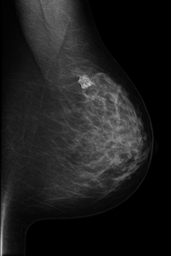
#> input picture mammogram.png, 171 x 256 px, shrunk from 1024 x 1536 before the run
$ jupyter execute tp_mammographie.ipynb   (older library calls are emulated)
#> lines starting #> are read from the running program, lines starting #| are printed output that depends on the picture; after the words box and inside, x2 and y2 are one past the last pixel; in counts of white or black regions, pixels touching at a corner belong together
# TP3 : Traitement d'images mammographiques

Notebook converti depuis `tp_mammographie.py`. Exécuter les cellules dans l'ordre. Placez `mammogram.png` dans le même dossier que ce notebook.

[cell 1]
import os
import heapq
from collections import Counter

import numpy as np
import cv2
import matplotlib.pyplot as plt

OUTPUT_DIR = "image_resultat"
os.makedirs(OUTPUT_DIR, exist_ok=True)


# Partie 1 : chargement et analyse de l'image
def load_image(filename):
#> called with filename = 'mammogram.png'
    img = cv2.imread(filename, cv2.IMREAD_GRAYSCALE)
#> img: shape (256, 171); min 0, max 192, mean 29
#| Min: 0, Max: 192, Moyenne: 29.03
    if img is None:
        raise ValueError(f"Image not found: {filename}")
    return img


def show_image(img, title="Image"):
    plt.figure(figsize=(6, 6))
    plt.imshow(img, cmap="gray")
    plt.title(title)
    plt.axis("off")
    plt.show()


def analyze_histogram(img, title="Analyse de l'image"):
    """Affiche les statistiques basiques et l'histogramme de l'image."""
    print(f"--- Analyse Statistiques de {title} ---")
    print(f"Min: {img.min()}, Max: {img.max()}, Moyenne: {img.mean():.2f}")

    plt.figure(figsize=(10, 4))
    plt.subplot(1, 2, 1)
    plt.imshow(img, cmap="gray")
    plt.title(title)
    plt.axis("off")

    plt.subplot(1, 2, 2)
    plt.hist(img.ravel(), bins=256, range=[0, 256], color="black")
    plt.title("Histogramme")
    plt.xlabel(f"Niveaux de gris \nMin: {img.min()} | Max: {img.max()} | Moy: {img.mean():.1f}")
    plt.ylabel("Fréquence")
    plt.tight_layout()
    plt.savefig(os.path.join(OUTPUT_DIR, "partie1_histogramme.png"))
    plt.show()


# Partie 2 : segmentation et transformations d'histogramme
def dynamic_expansion(img, new_min=0, new_max=255):
    """Expansion de dynamique (étirement linéaire de l'histogramme)."""
#> called with new_min = 0, new_max = 255
    i_min, i_max = float(img.min()), float(img.max())
#> i_min = 0; i_max = 192
    if i_max == i_min:
        return img.copy()
    expanded = (img - i_min) * ((new_max - new_min) / (i_max - i_min)) + new_min
    return np.clip(expanded, new_min, new_max).astype(np.uint8)
#| Min: 0, Max: 255, Moyenne: 38.22


def histogram_equalization(img):
    """Égalisation globale basée sur la fonction de répartition cumulative (CDF)."""
    hist, bins = np.histogram(img.flatten(), 256, [0, 256])
#> hist = 256 values, max 14623 at index 0, min 0 at index 160, mean 171; bins = 257 values from 0 to 256
    cdf = hist.cumsum()
#> cdf = 256 values from 14623 to 43776
    cdf_m = np.ma.masked_equal(cdf, 0)
    cdf_m = (cdf_m - cdf_m.min()) * 255 / (cdf_m.max() - cdf_m.min())
    cdf = np.ma.filled(cdf_m, 0).astype("uint8")
#> cdf = 256 values from 0 to 255
    return cdf[img]
#| Min: 0, Max: 255, Moyenne: 85.54


def histogram_specification(img, reference):
    """Mise en correspondance d'histogramme (spécification)."""
    hist_src, _ = np.histogram(img.flatten(), 256, [0, 256])
#> hist_src has the same summary as hist in histogram_equalization
    hist_ref, _ = np.histogram(reference.flatten(), 256, [0, 256])
#> hist_ref = 256 values, max 14623 at index 0, min 0 at index 4, mean 171

    cdf_src = hist_src.cumsum() / hist_src.sum()
#> cdf_src = 256 values from 0.334 to 1
    cdf_ref = hist_ref.cumsum() / hist_ref.sum()
#> cdf_ref = 256 values from 0.334 to 1

    lut = np.zeros(256, dtype=np.uint8)
    for gray_level in range(256):
        diff = np.abs(cdf_src[gray_level] - cdf_ref)
        lut[gray_level] = np.argmin(diff)
#> after the loop, lut = 256 values from 0 to 255
#| Min: 0, Max: 255, Moyenne: 38.22

    return lut[img]


# Partie 3 : réduction du bruit
def add_gaussian_noise(img, mean=0, sigma=25, seed=42):
    """Ajoute un bruit gaussien à l'image."""
#> called with mean = 0, sigma = 25, seed = 42
    np.random.seed(seed)
    gauss = np.random.normal(mean, sigma, img.shape)
    noisy = img.astype(np.float32) + gauss
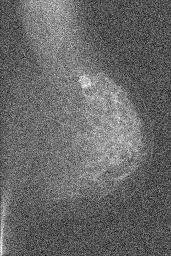
#> noisy: shape (256, 171) float64; min -107.4, max 226.4, mean 29; drawn with min black and max white
    return np.clip(noisy, 0, 255).astype(np.uint8)
#| Min: 0, Max: 226, Moyenne: 33.23


def add_salt_and_pepper_noise(img, amount=0.05, seed=42):
    """Ajoute un bruit impulsionnel (sel et poivre)."""
#> called with amount = 0.05, seed = 42
    np.random.seed(seed)
    noisy = img.copy()
    num_salt = np.ceil(amount * img.size * 0.5)
#> num_salt = 1095
    num_pepper = np.ceil(amount * img.size * 0.5)
#> num_pepper = 1095

    coords = [np.random.randint(0, i - 1, int(num_salt)) for i in img.shape]
    noisy[tuple(coords)] = 255
    coords = [np.random.randint(0, i - 1, int(num_pepper)) for i in img.shape]
    noisy[tuple(coords)] = 0
#| Min: 0, Max: 255, Moyenne: 33.75
    return noisy


def mean_filter(img, ksize=3):
    """Filtre moyenneur fait maison."""
#> called with ksize = 3
    pad = ksize // 2
    padded = np.pad(img, pad, mode="reflect")
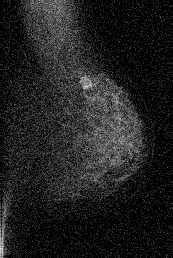
#> padded: shape (258, 173); min 0, max 226, mean 33.1
    output = np.zeros_like(img, dtype=np.float32)

    for i in range(img.shape[0]):
        for j in range(img.shape[1]):
            region = padded[i : i + ksize, j : j + ksize]
            output[i, j] = np.mean(region)
    return output.astype(np.uint8)
#| Min: 0, Max: 195, Moyenne: 32.83


def gaussian_filter(img, ksize=3, sigma=1.0):
    """Filtre gaussien fait maison."""
#> called with ksize = 3, sigma = 1
    pad = ksize // 2
    ax = np.linspace(-(ksize // 2), ksize // 2, ksize)
    gauss = np.exp(-0.5 * np.square(ax) / np.square(sigma))
    kernel = np.outer(gauss, gauss)
    kernel /= kernel.sum()

    padded = np.pad(img, pad, mode="reflect")
    output = np.zeros_like(img, dtype=np.float32)

    for i in range(img.shape[0]):
        for j in range(img.shape[1]):
            region = padded[i : i + ksize, j : j + ksize]
            output[i, j] = np.sum(region * kernel)
    return output.astype(np.uint8)
#| Min: 0, Max: 189, Moyenne: 32.76


def median_filter(img, ksize=3):
    """Filtre médian fait maison."""
#> called with ksize = 3
    pad = ksize // 2
    padded = np.pad(img, pad, mode="reflect")
    output = np.zeros_like(img, dtype=np.uint8)

    for i in range(img.shape[0]):
        for j in range(img.shape[1]):
            region = padded[i : i + ksize, j : j + ksize]
            output[i, j] = np.median(region)
#| Min: 0, Max: 190, Moyenne: 28.93
    return output


# Partie 4 : binarisation et morphologie
def binarize_image(img, threshold):
    """Binarisation de l'image selon un seuil donné."""
#> called with threshold = 128
    return np.where(img >= threshold, 255, 0).astype(np.uint8)
#> returned value: shape (256, 171); 33.7% white; 44 white regions (40 under 20 px), largest, box (x1, y1, x2, y2) and area: (20, 0, 148, 200) 14032, (0, 181, 13, 256) 521, (30, 115, 39, 134) 55, (10, 142, 19, 154) 21
#| Min: 0, Max: 255, Moyenne: 85.82
#> in erosion, `padded = np.pad(img, ((pad_h, pad_h), (pad_w, pad_w)), mode="constant"..`: padded: shape (258, 173); 33% white; 44 white regions (40 under 20 px), largest, box (x1, y1, x2, y2) and area: (21, 1, 149, 201) 14032, (1, 182, 14, 257) 521, (31, 116, 40, 135) 55, (11, 143, 20, 155) 21
#> after the loop in erosion, `for i in range(img.shape[0]):`: output: shape (256, 171); 30.3% white; 17 white regions (15 under 20 px), largest, box (x1, y1, x2, y2) and area: (21, 1, 143, 199) 12865, (1, 184, 11, 255) 357
#| Min: 0, Max: 255, Moyenne: 77.33
#> after the loop in dilation, `for i in range(img.shape[0]):`: output: shape (256, 171); 36.9% white; 19 white regions (12 under 20 px), largest, box (x1, y1, x2, y2) and area: (19, 0, 150, 201) 15175, (0, 179, 14, 256) 651, (8, 141, 36, 160) 98
#| Min: 0, Max: 255, Moyenne: 94.00


def erosion(img, kernel):
    """Érosion morphologique."""
    k_h, k_w = kernel.shape
    pad_h, pad_w = k_h // 2, k_w // 2
    padded = np.pad(img, ((pad_h, pad_h), (pad_w, pad_w)), mode="constant", constant_values=0)
    output = np.zeros_like(img)

    for i in range(img.shape[0]):
        for j in range(img.shape[1]):
            region = padded[i : i + k_h, j : j + k_w]
            if np.all(region[kernel == 1] == 255):
                output[i, j] = 255
    return output


def dilation(img, kernel):
    """Dilatation morphologique."""
    k_h, k_w = kernel.shape
    pad_h, pad_w = k_h // 2, k_w // 2
    padded = np.pad(img, ((pad_h, pad_h), (pad_w, pad_w)), mode="constant", constant_values=0)
    output = np.zeros_like(img)

    for i in range(img.shape[0]):
        for j in range(img.shape[1]):
            region = padded[i : i + k_h, j : j + k_w]
            if np.any(region[kernel == 1] == 255):
                output[i, j] = 255
    return output


def opening(img, kernel):
    """Ouverture morphologique (érosion puis dilatation)."""
    return dilation(erosion(img, kernel), kernel)
#> in dilation (call 2), `k_h, k_w = kernel.shape`: k_h = 3
#> in dilation (call 2), `pad_h, pad_w = k_h // 2, k_w // 2`: pad_h = 1
#> in dilation (call 2), `padded = np.pad(img, ((pad_h, pad_h), (pad_w, pad_w)), mode="constant"..`: padded: shape (258, 173); 29.7% white; 17 white regions (15 under 20 px), largest, box (x1, y1, x2, y2) and area: (22, 2, 144, 200) 12865, (2, 185, 12, 256) 357
#> after the loop in dilation (call 2), `for i in range(img.shape[0]):`:
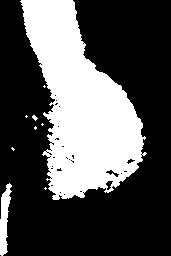
#> output: shape (256, 171); 32.7% white; 9 white regions (6 under 20 px), largest, box (x1, y1, x2, y2) and area: (20, 0, 147, 200) 13748, (0, 183, 12, 256) 504, (32, 115, 38, 121) 20
#| Min: 0, Max: 255, Moyenne: 83.35


def closing(img, kernel):
    """Fermeture morphologique (dilatation puis érosion)."""
    return erosion(dilation(img, kernel), kernel)
#> in erosion (call 3), `k_h, k_w = kernel.shape`: k_h = 3
#> in erosion (call 3), `pad_h, pad_w = k_h // 2, k_w // 2`: pad_h = 1
#> in erosion (call 3), `padded = np.pad(img, ((pad_h, pad_h), (pad_w, pad_w)), mode="constant"..`: padded: shape (258, 173); 36.2% white; 19 white regions (12 under 20 px), largest, box (x1, y1, x2, y2) and area: (20, 1, 151, 202) 15175, (1, 180, 15, 257) 651, (9, 142, 37, 161) 98
#> after the loop in erosion (call 3), `for i in range(img.shape[0]):`:
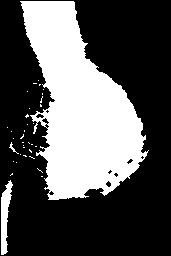
#> output: shape (256, 171); 34.2% white; 35 white regions (32 under 20 px), largest, box (x1, y1, x2, y2) and area: (20, 1, 149, 200) 14359, (1, 180, 13, 255) 493, (9, 142, 19, 154) 27
#| Min: 0, Max: 255, Moyenne: 87.22


# Partie 5 : détection de bords et rehaussement
def sobel_edges(img):
    """Détection de contours par filtre de Sobel (magnitude du gradient)."""
    sobel_x = cv2.Sobel(img, cv2.CV_64F, 1, 0, ksize=3)
    sobel_y = cv2.Sobel(img, cv2.CV_64F, 0, 1, ksize=3)
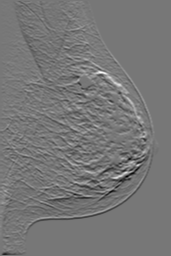
#> sobel_y: shape (256, 171) float64; min -487, max 551, mean -2.1; drawn with min black and max white
    magnitude = np.sqrt(sobel_x**2 + sobel_y**2)
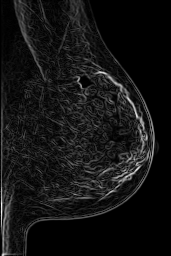
#> magnitude: shape (256, 171) float64; min 0, max 645.1, mean 51.2; drawn with min black and max white
    return np.clip(magnitude, 0, 255).astype(np.uint8)
#| Min: 0, Max: 255, Moyenne: 49.33


def laplacian_filter(img):
    """Filtrage laplacien pour accentuer les variations locales de contraste."""
    lap = cv2.Laplacian(img, cv2.CV_64F)
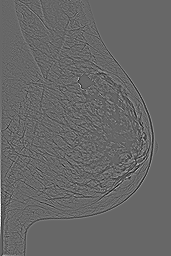
#> lap: shape (256, 171) float64; min -185, max 270, mean 0.2; drawn with min black and max white
    return np.clip(np.abs(lap), 0, 255).astype(np.uint8)


# Partie 6 : évaluation quantitative
def mse(img1, img2):
    """Calcule l'Erreur Quadratique Moyenne (Mean Squared Error)."""
    return np.mean((img1.astype(np.float64) - img2.astype(np.float64)) ** 2)


def psnr(img1, img2):
    """Calcule le Rapport Signal sur Bruit de Crête."""
    err = mse(img1, img2)
    if err == 0:
        return float("inf")
    return 10.0 * np.log10((255.0**2) / err)


# Partie 7 : égalisation adaptative locale
def apply_clahe(img, clip_limit=2.0, tile_grid_size=(8, 8)):
    """Applique l'égalisation d'histogramme adaptative limitée en contraste."""
    clahe = cv2.createCLAHE(clipLimit=clip_limit, tileGridSize=tile_grid_size)
    return clahe.apply(img)


# Partie 8 : compression sans perte
def huffman_encoding(img):
    """Effectue l'encodage de Huffman et calcule la longueur moyenne des codes."""
    flat_img = img.flatten()
    total_pixels = len(flat_img)
    if total_pixels == 0:
        raise ValueError("Cannot encode an empty image.")
    freqs = Counter(flat_img)
    root = build_huffman_tree(freqs)
    codes = generate_huffman_codes(root)
    encoded_bits = "".join(codes[pixel] for pixel in flat_img)
    avg_len = sum((freq / total_pixels) * len(codes[symbol]) for symbol, freq in freqs.items())
    return encoded_bits, codes, avg_len


class Node:
    def __init__(self, symbol=None, freq=0, left=None, right=None):
        self.symbol = symbol
        self.freq = freq
        self.left = left
        self.right = right

    def __lt__(self, other):
        return self.freq < other.freq


def build_huffman_tree(frequencies):
    """Construit l'arbre de Huffman à partir des fréquences des symboles."""
    heap = [Node(symbol, freq) for symbol, freq in frequencies.items()]
    heapq.heapify(heap)
    while len(heap) > 1:
        node1 = heapq.heappop(heap)
        node2 = heapq.heappop(heap)
        merged = Node(freq=node1.freq + node2.freq, left=node1, right=node2)
        heapq.heappush(heap, merged)
    return heap[0] if heap else None


def generate_huffman_codes(root, current_code="", codes=None):
    """Génère les codes binaires pour chaque niveau de gris."""
    if codes is None:
        codes = {}
    if root is not None:
        if root.symbol is not None:
            codes[root.symbol] = current_code or "0"
        generate_huffman_codes(root.left, current_code + "0", codes)
        generate_huffman_codes(root.right, current_code + "1", codes)
    return codes

## Exécution des traitements

Les cellules suivantes reprennent les exemples du script dans l'ordre.

### Partie 1 : chargement et analyse

[cell 2]
img = load_image("mammogram.png")
analyze_histogram(img)

### Partie 2 : transformations d'histogramme

[cell 3]
dynamic_img = dynamic_expansion(img)
analyze_histogram(dynamic_img, title="Image après Expansion de Dynamique")

equalized_img = histogram_equalization(img)
analyze_histogram(equalized_img, title="Image après Égalisation d'Histograme")

specified_img = histogram_specification(img, dynamic_img)
analyze_histogram(specified_img, title="Image après Spécification d'Histograme")

### Partie 3 : réduction du bruit

[cell 4]
gaussian_noisy_img = add_gaussian_noise(img)
analyze_histogram(gaussian_noisy_img, title="Image avec Bruit Gaussien")

salt_pepper_noisy_img = add_salt_and_pepper_noise(img)
analyze_histogram(salt_pepper_noisy_img, title="Image avec Bruit Sel et Poivre")

mean_filtered_img = mean_filter(gaussian_noisy_img)
analyze_histogram(mean_filtered_img, title="Image après Filtre Moyenneur")

gaussian_filtered_img = gaussian_filter(gaussian_noisy_img)
analyze_histogram(gaussian_filtered_img, title="Image après Filtre Gaussien")

median_filtered_img = median_filter(salt_pepper_noisy_img)
analyze_histogram(median_filtered_img, title="Image après Filtre Médian")

### Partie 4 : binarisation et morphologie

[cell 5]
binarized_img = binarize_image(equalized_img, threshold=128)
analyze_histogram(binarized_img, title="Image après Binarisation")

erosion_kernel = np.array([[0, 1, 0], [1, 1, 1], [0, 1, 0]], dtype=np.uint8)
eroded_img = erosion(binarized_img, erosion_kernel)
analyze_histogram(eroded_img, title="Image après Érosion")

dilated_img = dilation(binarized_img, erosion_kernel)
analyze_histogram(dilated_img, title="Image après Dilatation")

opened_img = opening(binarized_img, erosion_kernel)
analyze_histogram(opened_img, title="Image après Ouverture")

closed_img = closing(binarized_img, erosion_kernel)
analyze_histogram(closed_img, title="Image après Fermeture")

### Partie 5 : détection de bords et rehaussement

[cell 6]
sobel_img = sobel_edges(equalized_img)
analyze_histogram(sobel_img, title="Image après Détection de Contours (Sobel)")

laplacian_img = laplacian_filter(equalized_img)
analyze_histogram(laplacian_img, title="Image après Filtrage Laplacien")
#| Min: 0, Max: 255, Moyenne: 14.66
#> in analyze_histogram (call 16), `plt.savefig(os.path.join(OUTPUT_DIR, "partie1_histogramme.png"))`:
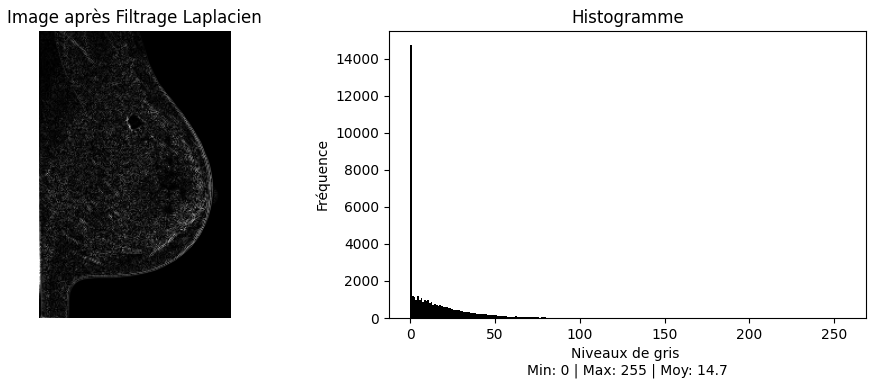
#> figure drawn by matplotlib, 2 panels; panel 2: tallest bar 14772 high, from x = 0 to 1

### Partie 6 : évaluation quantitative

[cell 7]
mse_value = mse(img, equalized_img)
#> mse_value = 6171.8
psnr_value = psnr(img, equalized_img)
#> psnr_value = 10.23
print(f"MSE : {mse_value:.2f}")
#| MSE : 6171.85
print(f"PSNR : {psnr_value:.2f} dB")
#| PSNR : 10.23 dB

### Partie 7 : égalisation adaptative locale (CLAHE)

[cell 8]
cached_image = apply_clahe(img)
#> in apply_clahe, `return clahe.apply(img)`:
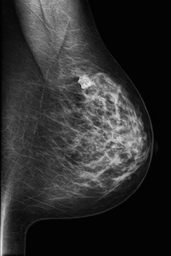
#> returned value: shape (256, 171); min 2, max 229, mean 46.5
analyze_histogram(cached_image, title="Image après CLAHE")
#| Min: 2, Max: 229, Moyenne: 46.54
#> in analyze_histogram (call 17), `plt.savefig(os.path.join(OUTPUT_DIR, "partie1_histogramme.png"))`:
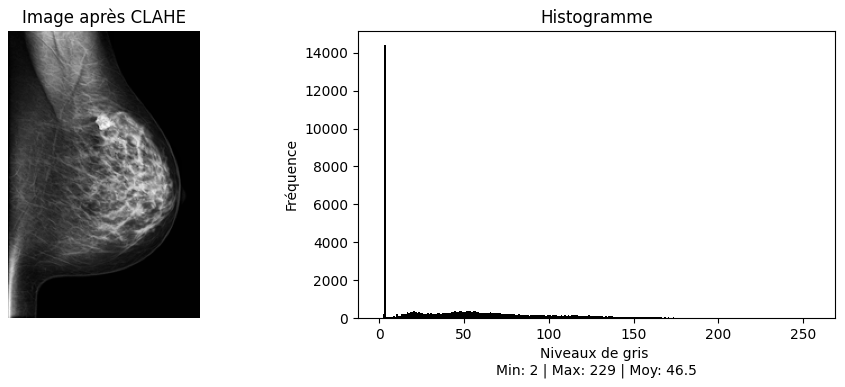
#> figure drawn by matplotlib, 2 panels; panel 2: tallest bar 14438 high, from x = 3 to 4

### Partie 8 : compression sans perte (Huffman)

[cell 9]
encoded_bits, huffman_codes, average_code_length = huffman_encoding(img)
#> in huffman_encoding, `total_pixels = len(flat_img)`: total_pixels = 43776
#> in huffman_encoding, `freqs = Counter(flat_img)`: freqs = 185 items
#> the loop in build_huffman_tree, `while len(heap) > 1:` made 184 passes
#> in huffman_encoding, `avg_len = sum((freq / total_pixels) * len(codes[symbol]) for symbol, f..`: avg_len = 5.41
#> huffman_codes = 185 items; average_code_length = 5.41
print("--- Encodage de Huffman ---")
print(f"Nombre de pixels : {img.size}")
#| Nombre de pixels : 43776
print(f"Nombre de niveaux de gris : {len(huffman_codes)}")
#| Nombre de niveaux de gris : 185
print(f"Longueur moyenne : {average_code_length:.2f} bits/pixel")
#| Longueur moyenne : 5.41 bits/pixel
print(f"Taille encodée : {len(encoded_bits)} bits")
#| Taille encodée : 236998 bits
print(f"Taille initiale : {img.size * 8} bits")
#| Taille initiale : 350208 bits
